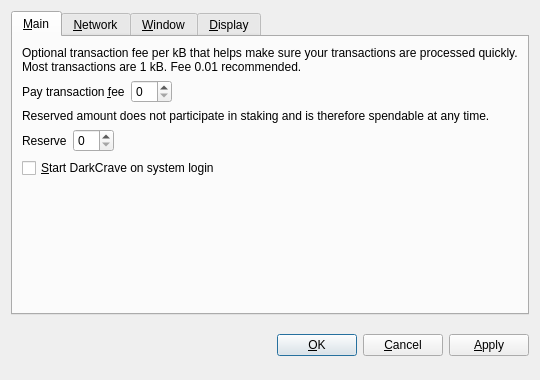
<?xml version="1.0" encoding="UTF-8"?>
<ui version="4.0">
 <class>OptionsDialog</class>
 <widget class="QDialog" name="OptionsDialog">
  <property name="geometry">
   <rect>
    <x>0</x>
    <y>0</y>
    <width>540</width>
    <height>380</height>
   </rect>
  </property>
  <property name="windowTitle">
   <string>Options</string>
  </property>
  <property name="modal">
   <bool>true</bool>
  </property>
  <layout class="QVBoxLayout" name="verticalLayout">
   <item>
    <widget class="QTabWidget" name="tabWidget">
     <property name="tabPosition">
      <enum>QTabWidget::North</enum>
     </property>
     <property name="currentIndex">
      <number>0</number>
     </property>
     <widget class="QWidget" name="tabMain">
      <attribute name="title">
       <string>&amp;Main</string>
      </attribute>
      <layout class="QVBoxLayout" name="verticalLayout_Main">
       <item>
        <widget class="QLabel" name="transactionFeeInfoLabel">
         <property name="text">
          <string>Optional transaction fee per kB that helps make sure your transactions are processed quickly. Most transactions are 1 kB. Fee 0.01 recommended.</string>
         </property>
         <property name="textFormat">
          <enum>Qt::PlainText</enum>
         </property>
         <property name="wordWrap">
          <bool>true</bool>
         </property>
        </widget>
       </item>
       <item>
        <layout class="QHBoxLayout" name="horizontalLayoutFee">
         <item>
          <widget class="QLabel" name="transactionFeeLabel">
           <property name="text">
            <string>Pay transaction &amp;fee</string>
           </property>
           <property name="textFormat">
            <enum>Qt::PlainText</enum>
           </property>
           <property name="buddy">
            <cstring>transactionFee</cstring>
           </property>
          </widget>
         </item>
         <item>
          <widget class="BitcoinAmountField" name="transactionFee"/>
         </item>
         <item>
          <spacer name="horizontalSpacerFee">
           <property name="orientation">
            <enum>Qt::Horizontal</enum>
           </property>
           <property name="sizeHint" stdset="0">
            <size>
             <width>40</width>
             <height>20</height>
            </size>
           </property>
          </spacer>
         </item>
        </layout>
       </item>
       <item>
        <widget class="QLabel" name="reserveBalanceInfoLabel">
         <property name="text">
          <string>Reserved amount does not participate in staking and is therefore spendable at any time.</string>
         </property>
         <property name="textFormat">
          <enum>Qt::PlainText</enum>
         </property>
         <property name="wordWrap">
          <bool>true</bool>
         </property>
        </widget>
       </item>
       <item>
        <layout class="QHBoxLayout" name="horizontalLayoutReserveBalance">
         <item>
          <widget class="QLabel" name="reserveBalanceLabel">
           <property name="text">
            <string>Reserve</string>
           </property>
           <property name="textFormat">
            <enum>Qt::PlainText</enum>
           </property>
           <property name="buddy">
            <cstring>reserveBalance</cstring>
           </property>
          </widget>
         </item>
         <item>
          <widget class="BitcoinAmountField" name="reserveBalance"/>
         </item>
         <item>
          <spacer name="horizontalSpacerReserveBalance">
           <property name="orientation">
            <enum>Qt::Horizontal</enum>
           </property>
           <property name="sizeHint" stdset="0">
            <size>
             <width>40</width>
             <height>20</height>
            </size>
           </property>
          </spacer>
         </item>
        </layout>
       </item>
       <item>
        <widget class="QCheckBox" name="bitcoinAtStartup">
         <property name="toolTip">
          <string>Automatically start DarkCrave after logging in to the system.</string>
         </property>
         <property name="text">
          <string>&amp;Start DarkCrave on system login</string>
         </property>
        </widget>
       </item>
       <item>
        <spacer name="verticalSpacer_Main">
         <property name="orientation">
          <enum>Qt::Vertical</enum>
         </property>
         <property name="sizeHint" stdset="0">
          <size>
           <width>20</width>
           <height>40</height>
          </size>
         </property>
        </spacer>
       </item>
      </layout>
     </widget>
     <widget class="QWidget" name="tabNetwork">
      <attribute name="title">
       <string>&amp;Network</string>
      </attribute>
      <layout class="QVBoxLayout" name="verticalLayout_Network">
       <item>
        <widget class="QCheckBox" name="mapPortUpnp">
         <property name="toolTip">
          <string>Automatically open the DarkCrave client port on the router. This only works when your router supports UPnP and it is enabled.</string>
         </property>
         <property name="text">
          <string>Map port using &amp;UPnP</string>
         </property>
        </widget>
       </item>
       <item>
        <widget class="QCheckBox" name="connectSocks">
         <property name="toolTip">
          <string>Connect to the DarkCrave network through a SOCKS5 proxy (e.g. when connecting through Tor).</string>
         </property>
         <property name="text">
          <string>&amp;Connect through SOCKS5 proxy:</string>
         </property>
        </widget>
       </item>
       <item>
        <layout class="QHBoxLayout" name="horizontalLayout_Network">
         <item>
          <widget class="QLabel" name="proxyIpLabel">
           <property name="text">
            <string>Proxy &amp;IP:</string>
           </property>
           <property name="textFormat">
            <enum>Qt::PlainText</enum>
           </property>
           <property name="buddy">
            <cstring>proxyIp</cstring>
           </property>
          </widget>
         </item>
         <item>
          <widget class="QValidatedLineEdit" name="proxyIp">
           <property name="maximumSize">
            <size>
             <width>140</width>
             <height>16777215</height>
            </size>
           </property>
           <property name="toolTip">
            <string>IP address of the proxy (e.g. 127.0.0.1)</string>
           </property>
          </widget>
         </item>
         <item>
          <widget class="QLabel" name="proxyPortLabel">
           <property name="text">
            <string>&amp;Port:</string>
           </property>
           <property name="textFormat">
            <enum>Qt::PlainText</enum>
           </property>
           <property name="buddy">
            <cstring>proxyPort</cstring>
           </property>
          </widget>
         </item>
         <item>
          <widget class="QLineEdit" name="proxyPort">
           <property name="maximumSize">
            <size>
             <width>55</width>
             <height>16777215</height>
            </size>
           </property>
           <property name="toolTip">
            <string>Port of the proxy (e.g. 9050)</string>
           </property>
          </widget>
         </item>
         <item>
          <spacer name="horizontalSpacer_Network">
           <property name="orientation">
            <enum>Qt::Horizontal</enum>
           </property>
           <property name="sizeHint" stdset="0">
            <size>
             <width>40</width>
             <height>20</height>
            </size>
           </property>
          </spacer>
         </item>
        </layout>
       </item>
       <item>
        <spacer name="verticalSpacer_Network">
         <property name="orientation">
          <enum>Qt::Vertical</enum>
         </property>
         <property name="sizeHint" stdset="0">
          <size>
           <width>20</width>
           <height>40</height>
          </size>
         </property>
        </spacer>
       </item>
      </layout>
     </widget>
     <widget class="QWidget" name="tabWindow">
      <attribute name="title">
       <string>&amp;Window</string>
      </attribute>
      <layout class="QVBoxLayout" name="verticalLayout_Window">
       <item>
        <widget class="QCheckBox" name="minimizeToTray">
         <property name="toolTip">
          <string>Show only a tray icon after minimizing the window.</string>
         </property>
         <property name="text">
          <string>&amp;Minimize to the tray instead of the taskbar</string>
         </property>
        </widget>
       </item>
       <item>
        <widget class="QCheckBox" name="minimizeOnClose">
         <property name="toolTip">
          <string>Minimize instead of exit the application when the window is closed. When this option is enabled, the application will be closed only after selecting Quit in the menu.</string>
         </property>
         <property name="text">
          <string>M&amp;inimize on close</string>
         </property>
        </widget>
       </item>
       <item>
        <spacer name="verticalSpacer_Window">
         <property name="orientation">
          <enum>Qt::Vertical</enum>
         </property>
         <property name="sizeHint" stdset="0">
          <size>
           <width>20</width>
           <height>40</height>
          </size>
         </property>
        </spacer>
       </item>
      </layout>
     </widget>
     <widget class="QWidget" name="tabDisplay">
      <attribute name="title">
       <string>&amp;Display</string>
      </attribute>
      <layout class="QVBoxLayout" name="verticalLayout_Display">
       <item>
        <layout class="QHBoxLayout" name="horizontalLayout_1_Display">
         <item>
          <widget class="QLabel" name="langLabel">
           <property name="text">
            <string>User Interface &amp;language:</string>
           </property>
           <property name="textFormat">
            <enum>Qt::PlainText</enum>
           </property>
           <property name="buddy">
            <cstring>lang</cstring>
           </property>
          </widget>
         </item>
         <item>
          <widget class="QValueComboBox" name="lang">
           <property name="toolTip">
            <string>The user interface language can be set here. This setting will take effect after restarting DarkCrave.</string>
           </property>
          </widget>
         </item>
        </layout>
       </item>
       <item>
        <layout class="QHBoxLayout" name="horizontalLayout_2_Display">
         <item>
          <widget class="QLabel" name="unitLabel">
           <property name="text">
            <string>&amp;Unit to show amounts in:</string>
           </property>
           <property name="textFormat">
            <enum>Qt::PlainText</enum>
           </property>
           <property name="buddy">
            <cstring>unit</cstring>
           </property>
          </widget>
         </item>
         <item>
          <widget class="QValueComboBox" name="unit">
           <property name="toolTip">
            <string>Choose the default subdivision unit to show in the interface and when sending coins.</string>
           </property>
          </widget>
         </item>
        </layout>
       </item>
       <item>
        <widget class="QCheckBox" name="coinControlFeatures">
         <property name="toolTip">
          <string>Whether to show coin control features or not.</string>
         </property>
         <property name="text">
          <string>Display coin &amp;control features (experts only!)</string>
         </property>
        </widget>
       </item>
       <item>
        <widget class="QCheckBox" name="minimizeCoinAge">
         <property name="toolTip">
          <string>Whether to select the coin outputs randomly or with minimal coin age.</string>
         </property>
         <property name="text">
          <string>Minimize weight consumption (experimental)</string>
         </property>
        </widget>
       </item>
       <item>
        <widget class="QCheckBox" name="useBlackTheme">
         <property name="text">
          <string>Use black visual theme (requires restart)</string>
         </property>
        </widget>
       </item>
       <item>
        <spacer name="verticalSpacer_Display">
         <property name="orientation">
          <enum>Qt::Vertical</enum>
         </property>
         <property name="sizeHint" stdset="0">
          <size>
           <width>20</width>
           <height>40</height>
          </size>
         </property>
        </spacer>
       </item>
      </layout>
     </widget>
    </widget>
   </item>
   <item>
    <layout class="QHBoxLayout" name="horizontalLayout_Buttons">
     <item>
      <spacer name="horizontalSpacer_1">
       <property name="orientation">
        <enum>Qt::Horizontal</enum>
       </property>
       <property name="sizeHint" stdset="0">
        <size>
         <width>40</width>
         <height>48</height>
        </size>
       </property>
      </spacer>
     </item>
     <item>
      <widget class="QLabel" name="statusLabel">
       <property name="font">
        <font>
         <weight>75</weight>
         <bold>true</bold>
        </font>
       </property>
       <property name="text">
        <string/>
       </property>
       <property name="textFormat">
        <enum>Qt::PlainText</enum>
       </property>
       <property name="wordWrap">
        <bool>true</bool>
       </property>
      </widget>
     </item>
     <item>
      <spacer name="horizontalSpacer_2">
       <property name="orientation">
        <enum>Qt::Horizontal</enum>
       </property>
       <property name="sizeHint" stdset="0">
        <size>
         <width>40</width>
         <height>48</height>
        </size>
       </property>
      </spacer>
     </item>
     <item>
      <widget class="QPushButton" name="okButton">
       <property name="text">
        <string>&amp;OK</string>
       </property>
      </widget>
     </item>
     <item>
      <widget class="QPushButton" name="cancelButton">
       <property name="text">
        <string>&amp;Cancel</string>
       </property>
       <property name="autoDefault">
        <bool>false</bool>
       </property>
      </widget>
     </item>
     <item>
      <widget class="QPushButton" name="applyButton">
       <property name="text">
        <string>&amp;Apply</string>
       </property>
       <property name="autoDefault">
        <bool>false</bool>
       </property>
      </widget>
     </item>
    </layout>
   </item>
  </layout>
 </widget>
 <customwidgets>
  <customwidget>
   <class>BitcoinAmountField</class>
   <extends>QSpinBox</extends>
   <header>bitcoinamountfield.h</header>
  </customwidget>
  <customwidget>
   <class>QValueComboBox</class>
   <extends>QComboBox</extends>
   <header>qvaluecombobox.h</header>
  </customwidget>
  <customwidget>
   <class>QValidatedLineEdit</class>
   <extends>QLineEdit</extends>
   <header>qvalidatedlineedit.h</header>
  </customwidget>
 </customwidgets>
 <resources/>
 <connections/>
</ui>
